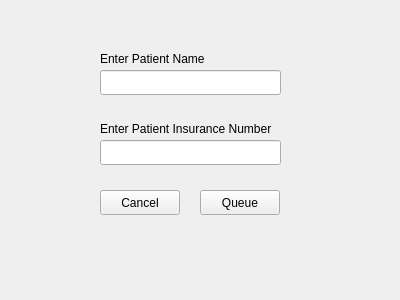
<?xml version="1.0" encoding="UTF-8"?>
<ui version="4.0">
 <class>checkIn</class>
 <widget class="QWidget" name="checkIn">
  <property name="geometry">
   <rect>
    <x>0</x>
    <y>0</y>
    <width>400</width>
    <height>300</height>
   </rect>
  </property>
  <property name="windowTitle">
   <string>Form</string>
  </property>
  <widget class="QLabel" name="label">
   <property name="geometry">
    <rect>
     <x>100</x>
     <y>50</y>
     <width>121</width>
     <height>17</height>
    </rect>
   </property>
   <property name="text">
    <string>Enter Patient Name</string>
   </property>
  </widget>
  <widget class="QLabel" name="label_2">
   <property name="geometry">
    <rect>
     <x>100</x>
     <y>120</y>
     <width>181</width>
     <height>17</height>
    </rect>
   </property>
   <property name="text">
    <string>Enter Patient Insurance Number</string>
   </property>
  </widget>
  <widget class="QLineEdit" name="lineEdit">
   <property name="geometry">
    <rect>
     <x>100</x>
     <y>70</y>
     <width>181</width>
     <height>25</height>
    </rect>
   </property>
  </widget>
  <widget class="QLineEdit" name="lineEdit_2">
   <property name="geometry">
    <rect>
     <x>100</x>
     <y>140</y>
     <width>181</width>
     <height>25</height>
    </rect>
   </property>
  </widget>
  <widget class="QPushButton" name="pushButton">
   <property name="geometry">
    <rect>
     <x>200</x>
     <y>190</y>
     <width>80</width>
     <height>25</height>
    </rect>
   </property>
   <property name="text">
    <string>Queue</string>
   </property>
  </widget>
  <widget class="QPushButton" name="pushButton_2">
   <property name="geometry">
    <rect>
     <x>100</x>
     <y>190</y>
     <width>80</width>
     <height>25</height>
    </rect>
   </property>
   <property name="text">
    <string>Cancel</string>
   </property>
  </widget>
 </widget>
 <resources/>
 <connections/>
</ui>
